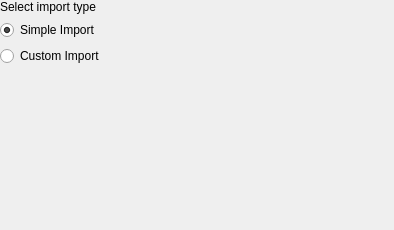
<?xml version="1.0" encoding="UTF-8"?>
<ui version="4.0">
 <class>WebDialogXlsFileImportType</class>
 <widget class="QWidget" name="WebDialogXlsFileImportType">
  <property name="geometry">
   <rect>
    <x>0</x>
    <y>0</y>
    <width>394</width>
    <height>230</height>
   </rect>
  </property>
  <property name="windowTitle">
   <string>Form</string>
  </property>
  <layout class="QVBoxLayout" name="verticalLayout_2">
   <property name="spacing">
    <number>6</number>
   </property>
   <property name="leftMargin">
    <number>0</number>
   </property>
   <property name="topMargin">
    <number>0</number>
   </property>
   <property name="rightMargin">
    <number>0</number>
   </property>
   <property name="bottomMargin">
    <number>0</number>
   </property>
   <item>
    <widget class="QLabel" name="subCaptionLabel">
     <property name="text">
      <string>Select import type</string>
     </property>
    </widget>
   </item>
   <item>
    <widget class="QRadioButton" name="simpleRadio">
     <property name="font">
      <font>
       <pointsize>9</pointsize>
       <bold>false</bold>
      </font>
     </property>
     <property name="text">
      <string>Simple Import</string>
     </property>
     <property name="checked">
      <bool>true</bool>
     </property>
    </widget>
   </item>
   <item>
    <widget class="QRadioButton" name="customRadio">
     <property name="font">
      <font>
       <pointsize>9</pointsize>
       <bold>false</bold>
      </font>
     </property>
     <property name="text">
      <string>Custom Import</string>
     </property>
    </widget>
   </item>
   <item>
    <spacer name="verticalSpacer">
     <property name="orientation">
      <enum>Qt::Vertical</enum>
     </property>
     <property name="sizeHint" stdset="0">
      <size>
       <width>20</width>
       <height>40</height>
      </size>
     </property>
    </spacer>
   </item>
  </layout>
 </widget>
 <resources/>
 <connections/>
</ui>
